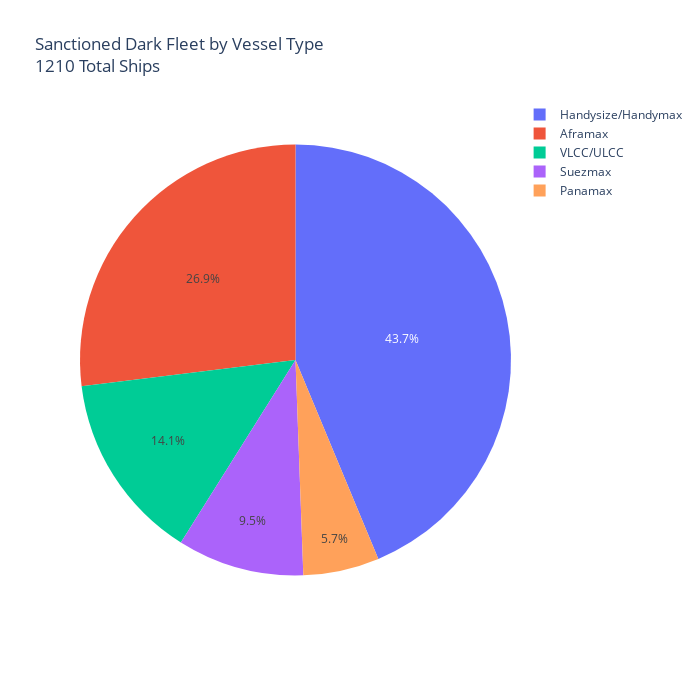

This figure's notebook cell:
### Markdown cell above
start visualizing data

### Code cell
pie_chart = df.groupby(['class_size']).count()

pie_chart = pie_chart.reset_index()
pie_chart = pie_chart.rename(columns={'name_TankerTrackers':'total_vessels'})

fig = px.pie(pie_chart, values='total_vessels', names='class_size', title=f"Sanctioned Dark Fleet by Vessel Type <br>{df.shape[0]} Total Ships")
fig.update_layout(width=700, height=700)
fig.show()
fig.write_html("piechart_interactive_plot.html")

### Figure 1 — Plotly figure (JSON) as saved in the notebook; plotly's stock layout.template omitted (floating-point values rounded to 4 significant figures)
{"data": [{"domain": {"x": [0, 1], "y": [0, 1]}, "hovertemplate": "class_size=%{label}<br>total_vessels=%{value}<extra></extra>", "labels": ["Aframax", "Handysize/Handymax", "Panamax", "Suezmax", "VLCC/ULCC"], "legendgroup": "", "name": "", "showlegend": true, "type": "pie", "values": [326, 529, 69, 115, 171]}], "layout": {"height": 700, "legend": {"tracegroupgap": 0}, "title": {"text": "Sanctioned Dark Fleet by Vessel Type <br>1210 Total Ships"}, "width": 700}}
